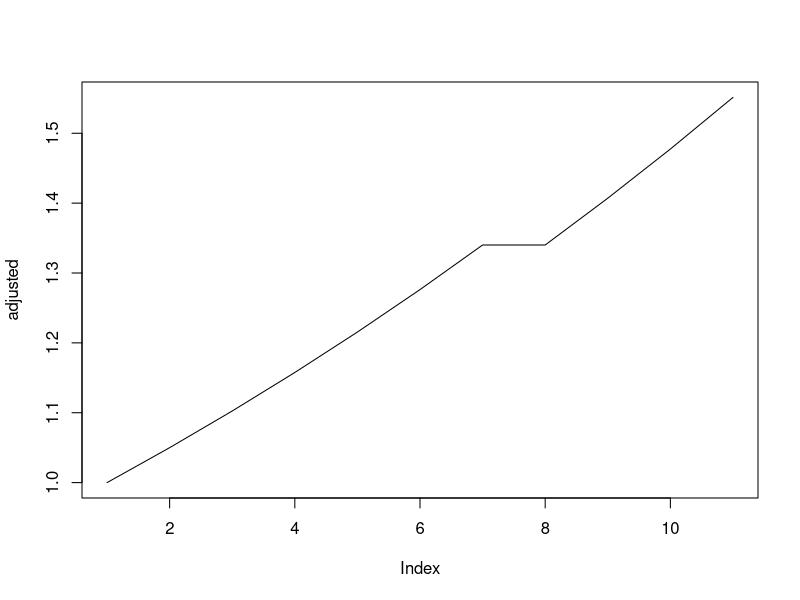

Recreate this plot in R.
## ---- chunk 1
t <- 1:10
chain <- rbinom(10, 1, 0.7)
adjusted <- numeric(length(t) + 1)
adjusted[1] <- 1  # Initial value

for (i in t) {
    if (chain[i] == 1){
        adjusted[i + 1] <- adjusted[i] * chain[i] * 1.05
    }
    else {
        adjusted[i + 1] <- adjusted[i]
    }
}

plot(adjusted, type = "l")
